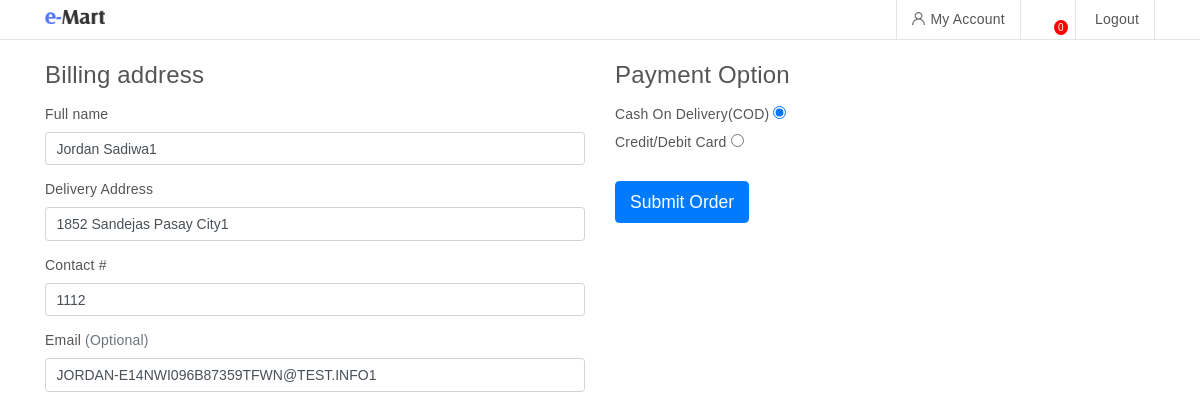
The page /testc.php (signed in) on the database as committed earlier.
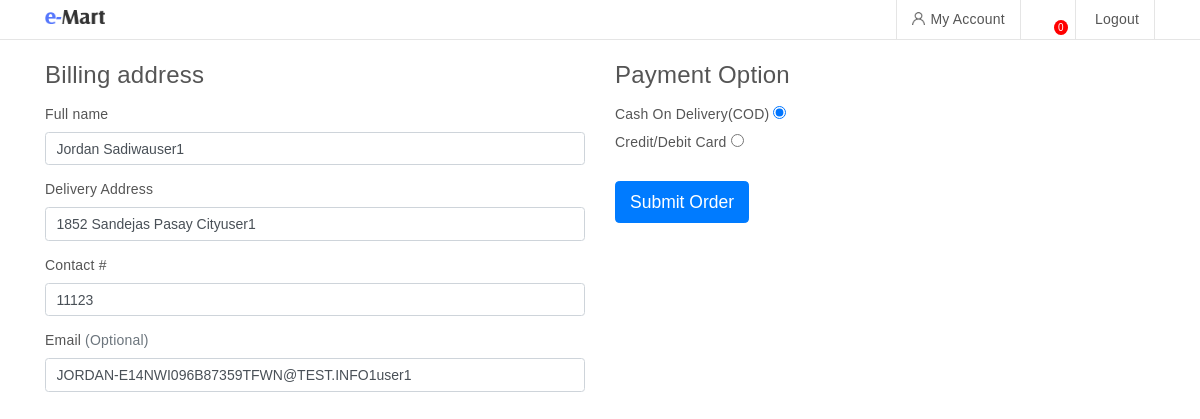
The same page on the database as committed later.
### tables this page shows
CREATE TABLE `userinfo` (
  `id` int(11) NOT NULL,
  `fullname` varchar(255) DEFAULT NULL,
  `address` varchar(255) DEFAULT NULL,
  `contact` varchar(255) DEFAULT NULL,
  `email` varchar(255) DEFAULT NULL,
  `bday` date DEFAULT NULL,
  `date_created` timestamp NOT NULL DEFAULT current_timestamp(),
  `userid` int(11) DEFAULT NULL,
  `photo` varchar(255) DEFAULT NULL
);

### model.php (called while the page is built, shortened)
<?php
class Model {
	public $db;
	public function __construct(){
		require_once "config.php";
		$this->db = $db;
		$this->getAllUnverifiedStores();
	}
	public function updateStoreListener(){
		return $this;
	}
	public function getUserProfile(){
		$sql = "
			SELECT t1.*,t2.photo as 'profilePicture'
			FROM userinfo t1
			LEFT JOIN user t2
			ON t1.userid = t2.id
			WHERE t1.userid = ".$_SESSION['id']."
			LIMIT 1
		";
		return $this->db->query($sql)->fetch();
	}
	public function getAllUnverifiedStores(){
		$sql = "
			SELECT t1.*
			FROM store t1
			LEFT JOIN user t2
			ON t1.userid = t2.id
			WHERE  t2.verified = 0
		";
		return $this->db->query($sql)->fetchAll();
	}
}

### testc.php (the view, shortened to what this page needs)
    <?php
  include_once "./model.php";
  $model = new Model();
    ?>
<!doctype html>
<html lang="en">
  <head>
      <link href="./index_files/css" rel="stylesheet">
      <link rel="stylesheet" href="./node_modules/bootstrap/dist/css/bootstrap.min.css" >
      <link rel="stylesheet" href="./index_files/animate.css">
      <link rel="stylesheet" href="./index_files/owl.carousel.min.css">
      <link rel="stylesheet" href="./index_files/normalize.css">
      <link rel="stylesheet" href="./index_files/style.css">
      <link rel="stylesheet" href="./index_files/responsive.css">
    </head>
<body>
  <?php include_once "./nav.php"; ?>
    <?php
      $profile = $model->getUserProfile();
    ?>
  <main class="container-fluid">
    <section class="container">
      <article class="row">
        <div class="col-sm">
          <br>
          <h4 class="mb-3">Billing address</h4>
            <div class="row">
              <div class="col-md-12 mb-3">
                <label for="firstName">Full name</label>
                <input type="text" data-target="#fullname2" class="copy form-control" id="firstName" placeholder="" value="<?= (isset($profile['fullname'])) ? $profile['fullname'] : ''; ?>" name="firstname" required>
              </div>
            </div>
            <div class="mb-3">
              <label for="address">Delivery Address</label>
              <input type="text" data-target="#address2" class="copy form-control" id="address" placeholder="1234 Main St" value="<?= (isset($profile['address'])) ? $profile['address'] : ''; ?>" required name="address">
            </div>
            <div class="mb-3">
              <label for="address">Contact #</label>
              <input type="text" data-target="#contact2" class="copy form-control" id="contact" placeholder="Mobile #" required value="<?= (isset($profile['contact'])) ? $profile['contact'] : ''; ?>" name="contact">
            </div>
            <div class="mb-3">
              <label for="email">Email <span class="text-muted">(Optional)</span></label>
              <input type="email" data-target="#email2" class="copy form-control" id="email" placeholder="you@example.com" value="<?= (isset($profile['email'])) ? $profile['email'] : ''; ?>" name="email">
            </div>
        </div>
        <div class="col-sm">
          <br>
          <h4 class="mb-3">Payment Option</h4>
          <label for="cod">Cash On Delivery(COD)
          <input type="radio" id="cod" name="paymentType" checked value="cod"></label>
          <br>
          <label for="card">Credit/Debit Card
          <input type="radio" id="card" name="paymentType" value="Card">
        </label>
          <br>
          <br>
          <form id="cod-form">
            <input type="submit" class="btn btn-primary btn-lg" value="Submit Order">
          </form>
        </div>
      </article>
    </section>
  </main>
</body>
</html>

### nav.php (shortened to what this page needs)
<section class="top-bar fixed">
    <div class="container">
        <div class="row">
            <div class="col-sm-5">
                <a href="index.php">
                    <img src="./images/logo.png" id="logo">
                </a>
            </div>
            <div class="col-sm-7">
                <div class="top-right text-right">
                    <ul class="list-unstyled list-inline headmenu">
                        <?php
                            $url = "./userdashboard.php";
                            if(isset($_SESSION['usertype'])){
                                if($_SESSION['usertype'] == "merchant"){
                                    $url = "./dashboard.php";
                                } elseif($_SESSION['usertype'] == "admin") {
                                    $url = "./admindashboard.php";
                                }
                            }
                        ?>
                        <?php if(isset($_SESSION['id'])): ?>
                            <li class="list-inline-item"><a href="<?= $url;?>"><img src="./index_files/user.png" alt="">My Account</a></li>
                        <?php endif ?>
                        <li class="list-inline-item"><a href="cart.php" class="cart"><svg class="bi" width="20" height="20" fill="currentColor"><use xlink:href="./node_modules/bootstrap-icons/bootstrap-icons.svg#handbag"/></svg><span id="count">0</span></a></li>
                        <?php if(isset($_SESSION['id'])): ?>
                            <li class="list-inline-item"><a href="logout.php">Logout</a></li>
                        <?php endif ?>
                    </ul>
                </div>
            </div>
        </div>
    </div>
</section>

### nav.php (style rules this page uses)
.fixed { position: sticky; top: 0px; z-index: 999; background: white; }
#logo { width: 60px; height: auto; margin-top: 10px; }
.cart { position: relative; }
#count { position: absolute; bottom: 5px; font-size: 10px; background: red; color: white; padding: 0px 4px; border-radius: 100%; right: 7px; }
.headmenu a { text-decoration: none; }

Rows that differ between the two databases and show on the page:
changed userinfo: firstname "Jordan Sadiwa1" → "Jordan Sadiwauser1"; address "1852 Sandejas Pasay City1" → "1852 Sandejas Pasay Cityuser1"; contact "1112" → "11123"; email "JORDAN-E14NWI096B87359TFWN@TEST.INFO1" → "JORDAN-E14NWI096B87359TFWN@TEST.INFO1user1"
